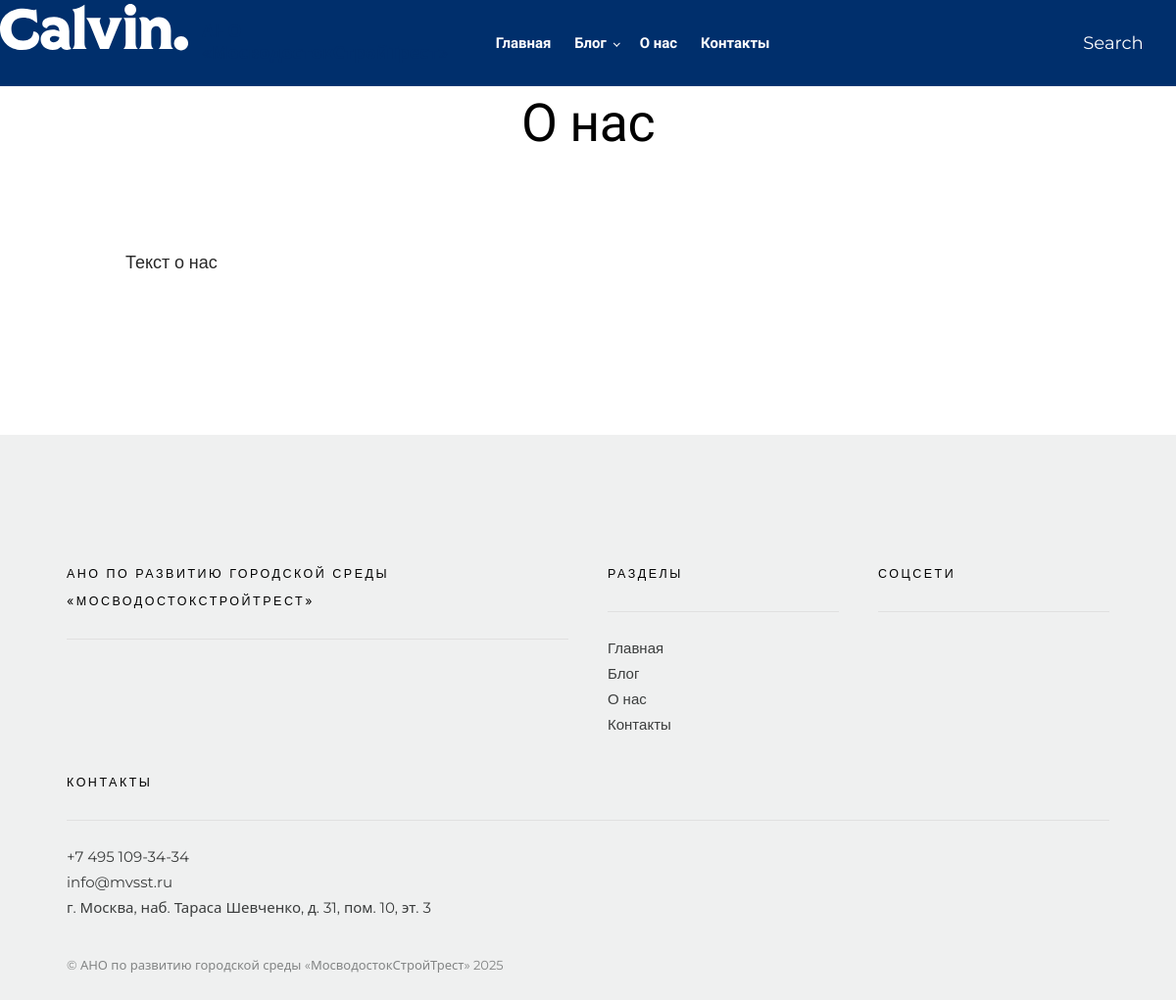
The page /about/ on the database its author committed.
### core/models.py (models this page shows, shortened)
class SiteSettings(models.Model):
    site_title = models.CharField("Название сайта", max_length=200, default="МВС СТ")
    organization_name = models.CharField("Название организации", max_length=200, blank=True, default="МВС СТ")
    tagline = models.CharField("Слоган", max_length=250, blank=True, default="")
    logo = models.ImageField("Логотип (PNG/SVG как картинка)", upload_to="site/", blank=True, null=True)
    phone = models.CharField("Телефон", max_length=100, blank=True, default="")
    email = models.EmailField("Email", blank=True, default="")
    address = models.CharField("Адрес", max_length=300, blank=True, default="")
    about_title = models.CharField("Заголовок 'О нас'", max_length=200, blank=True, default="О нас")
    about_text = RichTextField("Текст 'О нас'", blank=True, default="")
    mission_title = models.CharField("Заголовок 'Миссия'", max_length=200, blank=True, default="Миссия")
    mission_text = RichTextField("Текст 'Миссия'", blank=True, default="")
    vk = models.URLField("VK", blank=True, default="")
    telegram = models.URLField("Telegram", blank=True, default="")
    youtube = models.URLField("YouTube", blank=True, default="")
    seo_title = models.CharField("SEO title", max_length=255, blank=True, default="")
    seo_description = models.CharField("SEO description", max_length=300, blank=True, default="")
    updated_at = models.DateTimeField(auto_now=True)
    class Meta:
        verbose_name = "Настройки сайта"
        verbose_name_plural = "Настройки сайта"

### core/views.py (the view)
# urls.py: path("about/", AboutView.as_view(), name="about"),
class AboutView(TemplateView):
    template_name = "pages/about.html"

### core/context_processors.py (called while the page is built)
def site_settings(request):
    obj = SiteSettings.objects.first()
    return {"site": obj}

### templates/pages/about.html (shortened to what this page needs)
{% extends "base.html" %}
{% block content %}
<section class="s-content s-content--no-top-padding">
    <div class="row">
        <div class="column large-12">
            <article class="s-content__entry">
                <div class="s-content__entry-header">
                    <h1 class="s-content__title">{{ site.about_title|default:"О нас" }}</h1>
                </div>
                <div class="s-content__primary">
                    {% if site.about_text %}
                        <div class="s-content__page-content">
                            {{ site.about_text|safe }}
                        </div>
                    {% else %}
                        <p>Заполни “О нас” в админке: Админка → Настройки сайта → Контент → Текст “О нас”.</p>
                    {% endif %}
                </div>
            </article>
        </div>
    </div>
</section>
{% endblock %}

### templates/base.html (shortened to what this page needs)
{% load static %}
<!DOCTYPE html>
<html class="no-js" lang="ru">
<head>
    <link rel="stylesheet" href="{% static 'theme/css/vendor.css' %}">
    <link rel="stylesheet" href="{% static 'theme/css/styles.css' %}">
    <link rel="stylesheet" href="{% static 'theme/css/brand.css' %}">
</head>
<body id="top">
    <header class="s-header">
        <div class="header__logo">
            <a href="{% url 'home' %}" class="brand-logo">
                <img src="{% static 'theme/images/logo.svg' %}" alt="МВССТ">
                <span class="brand-text">
                </span>
            </a>
        </div>
        <div class="row s-header__navigation">
            <nav class="s-header__nav-wrap">
                <ul class="s-header__nav">
                    <li><a href="{% url 'core:home' %}" title="">Главная</a></li>
                    <li class="has-children">
                        <a href="#0" title="">Блог</a>
                    </li>
                    <li><a href="{% url 'core:about' %}" title="">О нас</a></li>
                    <li><a href="{% url 'core:contact' %}" title="">Контакты</a></li>
                </ul>
            </nav>
        </div>
        <a class="s-header__search-trigger" href="#0">
            <span>Search</span>
        </a>
    </header>
    {% block content %}{% endblock %}
    <footer class="s-footer">
        <div class="s-footer__main">
            <div class="row">
                <div class="column large-4 medium-6 tab-12 s-footer__info">
                    <h5>{{ site.organization_name|default:"МВС СТ" }}</h5>
                </div>
                <div class="column large-2 medium-3 tab-6 s-footer__site-links">
                    <h5>Разделы</h5>
                    <ul class="link-list">
                        <li><a href="{% url 'core:home' %}">Главная</a></li>
                        <li><a href="{% url 'blog:index' %}">Блог</a></li>
                        <li><a href="{% url 'core:about' %}">О нас</a></li>
                        <li><a href="{% url 'core:contact' %}">Контакты</a></li>
                    </ul>
                </div>
                <div class="column large-2 medium-3 tab-6 s-footer__social-links">
                    <h5>Соцсети</h5>
                </div>
                <div class="column large-4 medium-12 s-footer__subscribe">
                    <h5>Контакты</h5>
                    <p>
                        {% if site.phone %}<div>{{ site.phone }}</div>{% endif %}
                        {% if site.email %}<div>{{ site.email }}</div>{% endif %}
                        {% if site.address %}<div>{{ site.address }}</div>{% endif %}
                    </p>
                </div>
            </div>
        </div>
        <div class="s-footer__bottom">
            <div class="row">
                <div class="column">
                    <div class="ss-copyright">
                        <span>© {{ site.organization_name|default:"МВС СТ" }} {% now "Y" %}</span>
                    </div>
                </div>
            </div>
        </div>
    </footer>
</body>
</html>

### static/theme/css/brand.css (style rules this page uses)
:root { --brand-royal-blue: #002F6C; --brand-sky-blue: #9BCBEB; --brand-orange: #FF8200; --brand-green: #44883E; --brand-red: #C8102E; --font-heading: "Unbounded", sans-serif; --font-body: "Montserrat", sans-serif; }
h1,h2,h3,h4,h5,.s-header__nav a,.entry__title a { font-family: var(--font-heading); }
body, p, li, .entry__excerpt, .s-content__primary { font-family: var(--font-body); }
a { color: var(--brand-royal-blue); }
:root { --mvsst-blue: #002F6C; --mvsst-sky: #9BCBEB; --mvsst-red: #C8102E; --mvsst-green:#44883E; --mvsst-orange:#FF8200; }
body { font-family: "Montserrat", system-ui, -apple-system, "Segoe UI", Arial, sans-serif; }
h1,h2,h3,h4,h5,h6, .s-content__title, .s-hero__slide-title { font-family: "Unbounded", system-ui, -apple-system, "Segoe UI", Arial, sans-serif; }
a { color: var(--mvsst-blue); }
.s-header { background: var(--mvsst-blue); }
.s-header a, .s-header .s-header__nav a { color:#fff; }
.brand-logo { display: flex; align-items: center; gap: 14px; text-decoration: none; }
.brand-logo img { height: 48px; width: auto; }
.brand-text { font-family: var(--brand-font-heading); font-size: 18px; font-weight: 600; color: var(--brand-royal-blue); line-height: 1.2; }

### rows shown on the page
SiteSettings: about_title "О нас", about_text "Текст о нас", organization_name "АНО ПО РАЗВИТИЮ ГОРОДСКОЙ СРЕДЫ «МОСВОДОСТОКСТРОЙТРЕСТ»", phone "+7 495 109-34-34", email "info@mvsst.ru", address "г. Москва, наб. Тараса Шевченко, д. 31, пом. 10, эт. 3", organization_name "АНО по развитию городской среды «МосводостокСтройТрест»"
